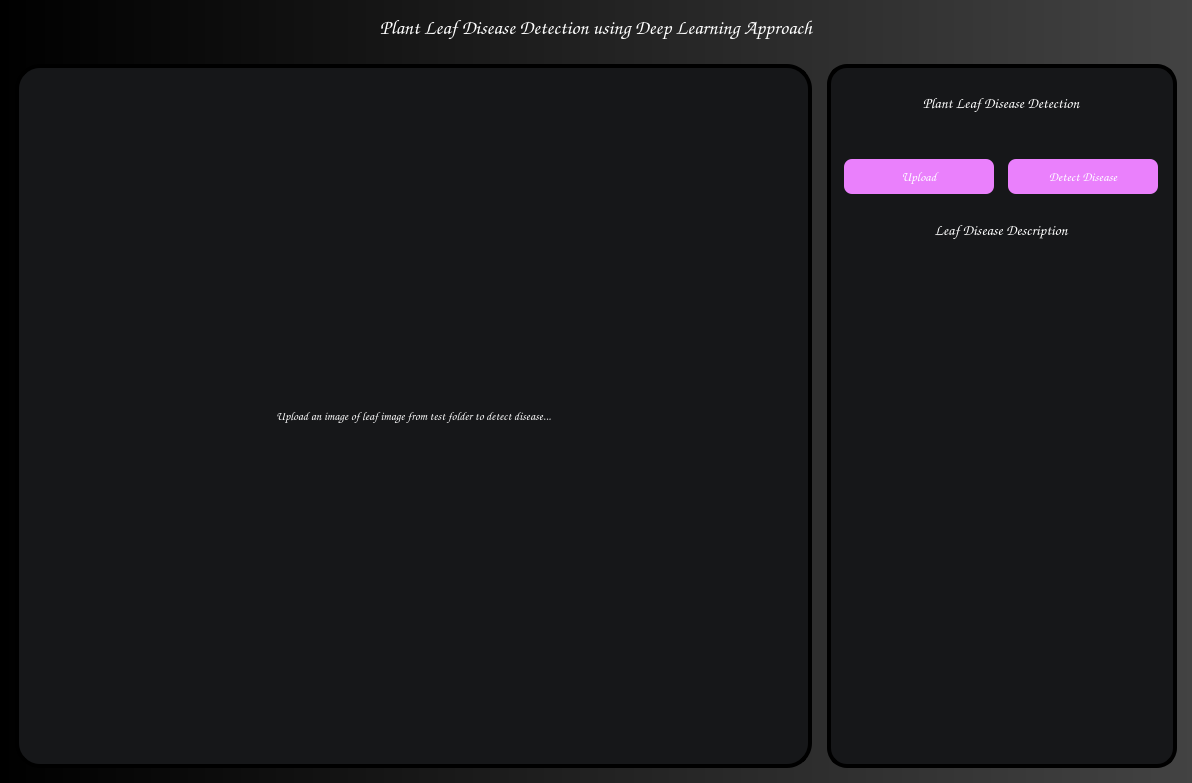
<?xml version="1.0" encoding="UTF-8"?>
<ui version="4.0">
 <class>MainWindow</class>
 <widget class="QMainWindow" name="MainWindow">
  <property name="geometry">
   <rect>
    <x>0</x>
    <y>0</y>
    <width>1192</width>
    <height>783</height>
   </rect>
  </property>
  <property name="cursor">
   <cursorShape>ArrowCursor</cursorShape>
  </property>
  <property name="mouseTracking">
   <bool>false</bool>
  </property>
  <property name="windowTitle">
   <string>Plant Leaf Disease Detection using Deep Learning Approach</string>
  </property>
  <property name="windowOpacity">
   <double>100.000000000000000</double>
  </property>
  <property name="autoFillBackground">
   <bool>false</bool>
  </property>
  <property name="styleSheet">
   <string notr="true">background-image: qlineargradient(spread:pad, x1:0, y1:0, x2:1, y2:0, stop:0 rgba(173,83,137,1), stop:1 rgba(60,16,83,1));

</string>
  </property>
  <property name="iconSize">
   <size>
    <width>28</width>
    <height>28</height>
   </size>
  </property>
  <property name="animated">
   <bool>true</bool>
  </property>
  <property name="tabShape">
   <enum>QTabWidget::Rounded</enum>
  </property>
  <widget class="QWidget" name="centralWidget">
   <property name="layoutDirection">
    <enum>Qt::LeftToRight</enum>
   </property>
   <property name="autoFillBackground">
    <bool>false</bool>
   </property>
   <property name="styleSheet">
    <string notr="true">background: qlineargradient(spread:pad, x1:0, y1:0, x2:1, y2:0, stop:0 rgba(0,0,0,1), stop:1 rgba(67,67,67,1));
</string>
   </property>
   <layout class="QGridLayout" name="gridLayout_6">
    <property name="leftMargin">
     <number>15</number>
    </property>
    <property name="topMargin">
     <number>15</number>
    </property>
    <property name="rightMargin">
     <number>15</number>
    </property>
    <property name="bottomMargin">
     <number>15</number>
    </property>
    <property name="horizontalSpacing">
     <number>15</number>
    </property>
    <property name="verticalSpacing">
     <number>9</number>
    </property>
    <item row="1" column="0">
     <widget class="QLabel" name="canvas">
      <property name="font">
       <font>
        <family>Comic Sans MS</family>
        <pointsize>9</pointsize>
       </font>
      </property>
      <property name="styleSheet">
       <string notr="true">background: #161719;

color: white;
border: 4px solid;
border-color:;
border-radius:25px;
background-repeat: none;
</string>
      </property>
      <property name="text">
       <string>Upload an image of leaf image from test folder to detect disease...</string>
      </property>
      <property name="alignment">
       <set>Qt::AlignCenter</set>
      </property>
     </widget>
    </item>
    <item row="1" column="1">
     <widget class="QWidget" name="sidePannel" native="true">
      <property name="maximumSize">
       <size>
        <width>350</width>
        <height>16777215</height>
       </size>
      </property>
      <property name="layoutDirection">
       <enum>Qt::LeftToRight</enum>
      </property>
      <property name="autoFillBackground">
       <bool>false</bool>
      </property>
      <property name="styleSheet">
       <string notr="true">background: #161719;


 border: 4px solid black;
border-radius: 20px;
color:white;</string>
      </property>
      <layout class="QGridLayout" name="gridLayout_3">
       <item row="3" column="0" colspan="2">
        <widget class="QLabel" name="result_label">
         <property name="maximumSize">
          <size>
           <width>348</width>
           <height>450</height>
          </size>
         </property>
         <property name="font">
          <font>
           <family>Comic Sans MS</family>
           <pointsize>11</pointsize>
          </font>
         </property>
         <property name="styleSheet">
          <string notr="true">background:transparent;
border:0px;</string>
         </property>
         <property name="text">
          <string/>
         </property>
         <property name="textFormat">
          <enum>Qt::AutoText</enum>
         </property>
         <property name="scaledContents">
          <bool>false</bool>
         </property>
         <property name="alignment">
          <set>Qt::AlignLeading|Qt::AlignLeft|Qt::AlignTop</set>
         </property>
         <property name="wordWrap">
          <bool>true</bool>
         </property>
         <property name="margin">
          <number>8</number>
         </property>
         <property name="indent">
          <number>5</number>
         </property>
        </widget>
       </item>
       <item row="0" column="0" colspan="2">
        <widget class="QLabel" name="head_3">
         <property name="maximumSize">
          <size>
           <width>16777215</width>
           <height>40</height>
          </size>
         </property>
         <property name="font">
          <font>
           <family>Comic Sans MS</family>
           <pointsize>11</pointsize>
           <weight>75</weight>
           <italic>false</italic>
           <bold>true</bold>
          </font>
         </property>
         <property name="autoFillBackground">
          <bool>false</bool>
         </property>
         <property name="styleSheet">
          <string notr="true">background: Transparent;
color: white;
border: 0px;</string>
         </property>
         <property name="text">
          <string>Plant Leaf Disease Detection</string>
         </property>
         <property name="textFormat">
          <enum>Qt::RichText</enum>
         </property>
         <property name="alignment">
          <set>Qt::AlignHCenter|Qt::AlignTop</set>
         </property>
         <property name="margin">
          <number>2</number>
         </property>
        </widget>
       </item>
       <item row="1" column="0">
        <widget class="QPushButton" name="select_button">
         <property name="maximumSize">
          <size>
           <width>150</width>
           <height>35</height>
          </size>
         </property>
         <property name="font">
          <font>
           <family>Comic Sans MS</family>
           <pointsize>10</pointsize>
           <weight>75</weight>
           <bold>true</bold>
          </font>
         </property>
         <property name="cursor">
          <cursorShape>PointingHandCursor</cursorShape>
         </property>
         <property name="styleSheet">
          <string notr="true">background:#ea80fc;


border-radius: 8px;
border:0px;
color:white;</string>
         </property>
         <property name="text">
          <string>Upload</string>
         </property>
        </widget>
       </item>
       <item row="2" column="0" colspan="2">
        <widget class="QLabel" name="head">
         <property name="maximumSize">
          <size>
           <width>16777215</width>
           <height>40</height>
          </size>
         </property>
         <property name="font">
          <font>
           <family>Comic Sans MS</family>
           <pointsize>11</pointsize>
           <weight>75</weight>
           <italic>false</italic>
           <bold>true</bold>
          </font>
         </property>
         <property name="autoFillBackground">
          <bool>false</bool>
         </property>
         <property name="styleSheet">
          <string notr="true">background: Transparent;
color: white;
border: 0px;</string>
         </property>
         <property name="text">
          <string>Leaf Disease Description</string>
         </property>
         <property name="textFormat">
          <enum>Qt::RichText</enum>
         </property>
         <property name="alignment">
          <set>Qt::AlignHCenter|Qt::AlignTop</set>
         </property>
         <property name="margin">
          <number>2</number>
         </property>
        </widget>
       </item>
       <item row="1" column="1">
        <widget class="QPushButton" name="detect_button">
         <property name="enabled">
          <bool>false</bool>
         </property>
         <property name="maximumSize">
          <size>
           <width>150</width>
           <height>35</height>
          </size>
         </property>
         <property name="font">
          <font>
           <family>Comic Sans MS</family>
           <pointsize>10</pointsize>
           <weight>75</weight>
           <italic>false</italic>
           <bold>true</bold>
          </font>
         </property>
         <property name="cursor">
          <cursorShape>PointingHandCursor</cursorShape>
         </property>
         <property name="styleSheet">
          <string notr="true">background:#ea80fc;


border-radius: 8px;
color:white;
border:0px;</string>
         </property>
         <property name="text">
          <string>Detect Disease</string>
         </property>
         <property name="autoRepeat">
          <bool>false</bool>
         </property>
         <property name="flat">
          <bool>true</bool>
         </property>
        </widget>
       </item>
      </layout>
     </widget>
    </item>
    <item row="0" column="0" colspan="2">
     <widget class="QLabel" name="head_2">
      <property name="maximumSize">
       <size>
        <width>16777215</width>
        <height>40</height>
       </size>
      </property>
      <property name="font">
       <font>
        <family>Comic Sans MS</family>
        <pointsize>15</pointsize>
        <weight>75</weight>
        <italic>false</italic>
        <bold>true</bold>
        <underline>false</underline>
       </font>
      </property>
      <property name="autoFillBackground">
       <bool>false</bool>
      </property>
      <property name="styleSheet">
       <string notr="true">background: Transparent;
color: white;
border: 0px;</string>
      </property>
      <property name="text">
       <string>Plant Leaf Disease Detection using Deep Learning Approach</string>
      </property>
      <property name="textFormat">
       <enum>Qt::RichText</enum>
      </property>
      <property name="alignment">
       <set>Qt::AlignHCenter|Qt::AlignTop</set>
      </property>
      <property name="margin">
       <number>2</number>
      </property>
     </widget>
    </item>
   </layout>
  </widget>
 </widget>
 <resources>
  <include location="../Images.qrc"/>
 </resources>
 <connections/>
</ui>
